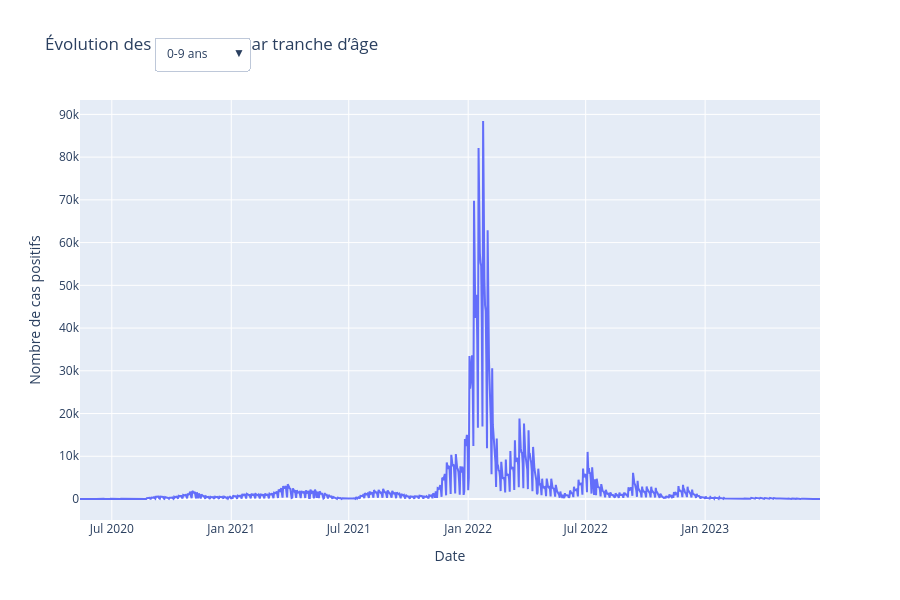

Source (notebook cell):
### Code cell
import pandas as pd
import plotly.graph_objects as go

df = pd.read_csv("/Users/ryangirard/PROJET-FIL-ROUGE/PROJET_FIL_ROUGE/data/COVID/sp-dep-jour-cage10-2023-06-30-16h29.csv", sep=";", dtype=str)

for col in ["P", "T", "Tp", "Ti", "Td"]:
    df[col] = df[col].str.replace(",", ".").astype(float)

df["jour"] = pd.to_datetime(df["jour"], errors="coerce")

df["cl_age90"] = df["cl_age90"].astype(int)

df = df.dropna(subset=["jour", "P"])
df = df[df["P"] > 0]

age_map = {
    9: "0-9 ans", 19: "10-19 ans", 29: "20-29 ans",
    39: "30-39 ans", 49: "40-49 ans", 59: "50-59 ans",
    69: "60-69 ans", 79: "70-79 ans", 89: "80-89 ans", 90: "90+"
}
df["tranche"] = df["cl_age90"].map(age_map)

df_grouped = df.groupby(["jour", "tranche"])["P"].sum().reset_index()

fig = go.Figure()
buttons = []
tranches = df_grouped["tranche"].unique()

for i, tranche in enumerate(tranches):
    d = df_grouped[df_grouped["tranche"] == tranche]
    fig.add_trace(go.Scatter(
        x=d["jour"], y=d["P"], mode="lines", name=tranche,
        visible=(i == 0)
    ))

    vis = [False] * len(tranches)
    vis[i] = True
    buttons.append(dict(
        label=tranche,
        method="update",
        args=[{"visible": vis},
              {"title": f"Évolution des cas COVID - {tranche}"}]
    ))

fig.update_layout(
    updatemenus=[dict(
        buttons=buttons,
        direction="down",
        showactive=True,
        x=0.1, y=1.15,
        xanchor="left", yanchor="top"
    )],
    title="Évolution des cas COVID par tranche d’âge",
    xaxis_title="Date",
    yaxis_title="Nombre de cas positifs",
    height=600
)

fig.show()

### Figure 1 — Plotly figure (JSON) as saved in the notebook; plotly's stock layout.template omitted (floating-point values rounded to 4 significant figures; data arrays with more than 128 entries replaced by an {"elided": "..."} marker saying what was removed)
{"data": [{"mode": "lines", "name": "0-9 ans", "type": "scatter", "visible": true, "x": {"elided": "1141 str values"}, "y": {"elided": "1141 float values"}}, {"mode": "lines", "name": "10-19 ans", "type": "scatter", "visible": false, "x": {"elided": "1141 str values"}, "y": {"elided": "1141 float values"}}, {"mode": "lines", "name": "20-29 ans", "type": "scatter", "visible": false, "x": {"elided": "1141 str values"}, "y": {"elided": "1141 float values"}}, {"mode": "lines", "name": "30-39 ans", "type": "scatter", "visible": false, "x": {"elided": "1141 str values"}, "y": {"elided": "1141 float values"}}, {"mode": "lines", "name": "40-49 ans", "type": "scatter", "visible": false, "x": {"elided": "1141 str values"}, "y": {"elided": "1141 float values"}}, {"mode": "lines", "name": "50-59 ans", "type": "scatter", "visible": false, "x": {"elided": "1141 str values"}, "y": {"elided": "1141 float values"}}, {"mode": "lines", "name": "60-69 ans", "type": "scatter", "visible": false, "x": {"elided": "1141 str values"}, "y": {"elided": "1141 float values"}}, {"mode": "lines", "name": "70-79 ans", "type": "scatter", "visible": false, "x": {"elided": "1141 str values"}, "y": {"elided": "1141 float values"}}, {"mode": "lines", "name": "80-89 ans", "type": "scatter", "visible": false, "x": {"elided": "1141 str values"}, "y": {"elided": "1141 float values"}}, {"mode": "lines", "name": "90+", "type": "scatter", "visible": false, "x": {"elided": "1141 str values"}, "y": {"elided": "1141 float values"}}], "layout": {"height": 600, "title": {"text": "Évolution des cas COVID par tranche d’âge"}, "updatemenus": [{"buttons": [{"args": [{"visible": [true, false, false, false, false, false, false, false, false, false]}, {"title": "Évolution des cas COVID - 0-9 ans"}], "label": "0-9 ans", "method": "update"}, {"args": [{"visible": [false, true, false, false, false, false, false, false, false, false]}, {"title": "Évolution des cas COVID - 10-19 ans"}], "label": "10-19 ans", "method": "update"}, {"args": [{"visible": [false, false, true, false, false, false, false, false, false, false]}, {"title": "Évolution des cas COVID - 20-29 ans"}], "label": "20-29 ans", "method": "update"}, {"args": [{"visible": [false, false, false, true, false, false, false, false, false, false]}, {"title": "Évolution des cas COVID - 30-39 ans"}], "label": "30-39 ans", "method": "update"}, {"args": [{"visible": [false, false, false, false, true, false, false, false, false, false]}, {"title": "Évolution des cas COVID - 40-49 ans"}], "label": "40-49 ans", "method": "update"}, {"args": [{"visible": [false, false, false, false, false, true, false, false, false, false]}, {"title": "Évolution des cas COVID - 50-59 ans"}], "label": "50-59 ans", "method": "update"}, {"args": [{"visible": [false, false, false, false, false, false, true, false, false, false]}, {"title": "Évolution des cas COVID - 60-69 ans"}], "label": "60-69 ans", "method": "update"}, {"args": [{"visible": [false, false, false, false, false, false, false, true, false, false]}, {"title": "Évolution des cas COVID - 70-79 ans"}], "label": "70-79 ans", "method": "update"}, {"args": [{"visible": [false, false, false, false, false, false, false, false, true, false]}, {"title": "Évolution des cas COVID - 80-89 ans"}], "label": "80-89 ans", "method": "update"}, {"args": [{"visible": [false, false, false, false, false, false, false, false, false, true]}, {"title": "Évolution des cas COVID - 90+"}], "label": "90+", "method": "update"}], "direction": "down", "showactive": true, "x": 0.1, "xanchor": "left", "y": 1.15, "yanchor": "top"}], "xaxis": {"title": {"text": "Date"}}, "yaxis": {"title": {"text": "Nombre de cas positifs"}}}}
